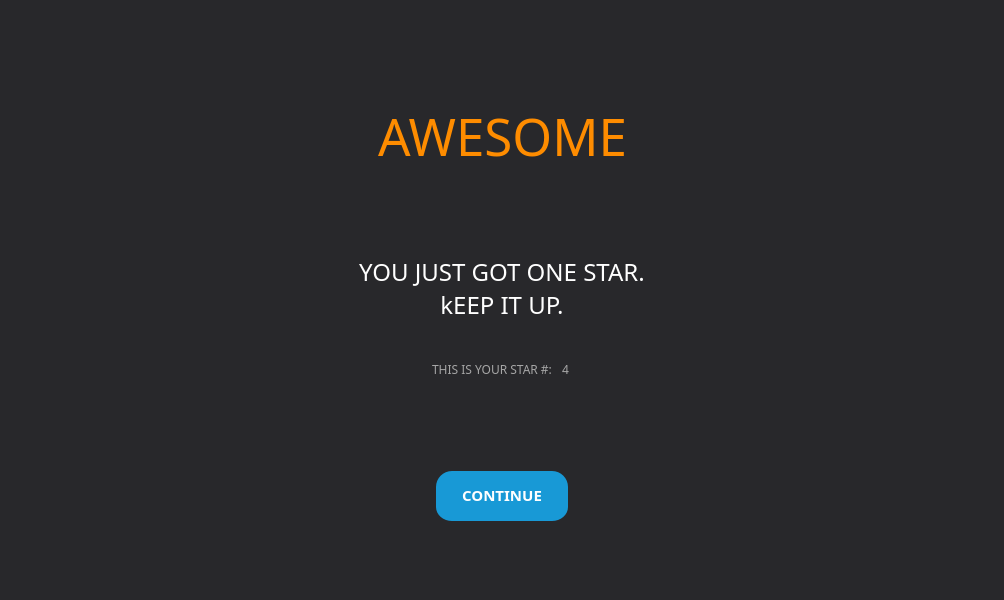
<?xml version="1.0" encoding="UTF-8"?>
<ui version="4.0">
 <class>MainWindow</class>
 <widget class="QMainWindow" name="MainWindow">
  <property name="geometry">
   <rect>
    <x>0</x>
    <y>0</y>
    <width>1004</width>
    <height>600</height>
   </rect>
  </property>
  <property name="windowTitle">
   <string>TRIVIA TIME</string>
  </property>
  <property name="windowIcon">
   <iconset resource="logos.qrc">
    <normaloff>:/imgs/Images/ideas.png</normaloff>:/imgs/Images/ideas.png</iconset>
  </property>
  <property name="styleSheet">
   <string notr="true">background-color: rgb(40, 40, 43);</string>
  </property>
  <widget class="QWidget" name="centralwidget">
   <layout class="QGridLayout" name="gridLayout">
    <item row="0" column="0">
     <spacer name="verticalSpacer">
      <property name="orientation">
       <enum>Qt::Vertical</enum>
      </property>
      <property name="sizeHint" stdset="0">
       <size>
        <width>20</width>
        <height>69</height>
       </size>
      </property>
     </spacer>
    </item>
    <item row="1" column="0">
     <layout class="QHBoxLayout" name="horizontalLayout_3">
      <item>
       <spacer name="horizontalSpacer_4">
        <property name="orientation">
         <enum>Qt::Horizontal</enum>
        </property>
        <property name="sizeHint" stdset="0">
         <size>
          <width>122</width>
          <height>20</height>
         </size>
        </property>
       </spacer>
      </item>
      <item>
       <widget class="QLabel" name="label_4">
        <property name="minimumSize">
         <size>
          <width>100</width>
          <height>100</height>
         </size>
        </property>
        <property name="maximumSize">
         <size>
          <width>16777215</width>
          <height>16777215</height>
         </size>
        </property>
        <property name="styleSheet">
         <string notr="true">image: url(:/imgs/Images/star.png);</string>
        </property>
        <property name="text">
         <string/>
        </property>
       </widget>
      </item>
      <item>
       <layout class="QHBoxLayout" name="horizontalLayout_2">
        <item>
         <widget class="QLabel" name="label_2">
          <property name="minimumSize">
           <size>
            <width>90</width>
            <height>116</height>
           </size>
          </property>
          <property name="maximumSize">
           <size>
            <width>790</width>
            <height>140</height>
           </size>
          </property>
          <property name="font">
           <font>
            <family>Organic Relief</family>
            <pointsize>38</pointsize>
           </font>
          </property>
          <property name="styleSheet">
           <string notr="true">color: rgb(254, 140, 0);</string>
          </property>
          <property name="text">
           <string>AWESOME</string>
          </property>
          <property name="alignment">
           <set>Qt::AlignCenter</set>
          </property>
         </widget>
        </item>
        <item>
         <widget class="QLabel" name="label_3">
          <property name="minimumSize">
           <size>
            <width>100</width>
            <height>100</height>
           </size>
          </property>
          <property name="maximumSize">
           <size>
            <width>16777215</width>
            <height>16777215</height>
           </size>
          </property>
          <property name="styleSheet">
           <string notr="true">image: url(:/imgs/Images/star.png);</string>
          </property>
          <property name="text">
           <string/>
          </property>
         </widget>
        </item>
       </layout>
      </item>
      <item>
       <spacer name="horizontalSpacer_5">
        <property name="orientation">
         <enum>Qt::Horizontal</enum>
        </property>
        <property name="sizeHint" stdset="0">
         <size>
          <width>122</width>
          <height>20</height>
         </size>
        </property>
       </spacer>
      </item>
     </layout>
    </item>
    <item row="2" column="0">
     <spacer name="verticalSpacer_4">
      <property name="orientation">
       <enum>Qt::Vertical</enum>
      </property>
      <property name="sizeHint" stdset="0">
       <size>
        <width>20</width>
        <height>40</height>
       </size>
      </property>
     </spacer>
    </item>
    <item row="3" column="0">
     <layout class="QVBoxLayout" name="verticalLayout">
      <item>
       <layout class="QHBoxLayout" name="horizontalLayout_4">
        <item>
         <spacer name="horizontalSpacer_7">
          <property name="orientation">
           <enum>Qt::Horizontal</enum>
          </property>
          <property name="sizeHint" stdset="0">
           <size>
            <width>122</width>
            <height>20</height>
           </size>
          </property>
         </spacer>
        </item>
        <item>
         <widget class="QLabel" name="label">
          <property name="font">
           <font>
            <family>LEMON MILK</family>
            <pointsize>18</pointsize>
           </font>
          </property>
          <property name="styleSheet">
           <string notr="true">color: rgb(255, 255, 255);</string>
          </property>
          <property name="text">
           <string>YOU JUST GOT ONE STAR.
kEEP IT UP.</string>
          </property>
          <property name="alignment">
           <set>Qt::AlignCenter</set>
          </property>
          <property name="wordWrap">
           <bool>true</bool>
          </property>
         </widget>
        </item>
        <item>
         <spacer name="horizontalSpacer_6">
          <property name="orientation">
           <enum>Qt::Horizontal</enum>
          </property>
          <property name="sizeHint" stdset="0">
           <size>
            <width>122</width>
            <height>20</height>
           </size>
          </property>
         </spacer>
        </item>
       </layout>
      </item>
      <item>
       <layout class="QHBoxLayout" name="horizontalLayout_6">
        <item>
         <spacer name="horizontalSpacer_10">
          <property name="orientation">
           <enum>Qt::Horizontal</enum>
          </property>
          <property name="sizeHint" stdset="0">
           <size>
            <width>160</width>
            <height>83</height>
           </size>
          </property>
         </spacer>
        </item>
        <item>
         <widget class="QLabel" name="label_5">
          <property name="maximumSize">
           <size>
            <width>16777215</width>
            <height>20</height>
           </size>
          </property>
          <property name="font">
           <font>
            <family>LEMON MILK</family>
           </font>
          </property>
          <property name="styleSheet">
           <string notr="true">color: rgb(166, 166, 166);</string>
          </property>
          <property name="text">
           <string>THIS IS YOUR STAR #:</string>
          </property>
          <property name="alignment">
           <set>Qt::AlignCenter</set>
          </property>
         </widget>
        </item>
        <item>
         <widget class="QLabel" name="label_6">
          <property name="minimumSize">
           <size>
            <width>15</width>
            <height>20</height>
           </size>
          </property>
          <property name="maximumSize">
           <size>
            <width>16777215</width>
            <height>20</height>
           </size>
          </property>
          <property name="font">
           <font>
            <family>LEMON MILK</family>
           </font>
          </property>
          <property name="styleSheet">
           <string notr="true">color: rgb(166, 166, 166);</string>
          </property>
          <property name="text">
           <string>4</string>
          </property>
          <property name="alignment">
           <set>Qt::AlignCenter</set>
          </property>
         </widget>
        </item>
        <item>
         <spacer name="horizontalSpacer_11">
          <property name="orientation">
           <enum>Qt::Horizontal</enum>
          </property>
          <property name="sizeHint" stdset="0">
           <size>
            <width>160</width>
            <height>83</height>
           </size>
          </property>
         </spacer>
        </item>
       </layout>
      </item>
     </layout>
    </item>
    <item row="4" column="0">
     <spacer name="verticalSpacer_3">
      <property name="orientation">
       <enum>Qt::Vertical</enum>
      </property>
      <property name="sizeHint" stdset="0">
       <size>
        <width>20</width>
        <height>40</height>
       </size>
      </property>
     </spacer>
    </item>
    <item row="5" column="0">
     <layout class="QHBoxLayout" name="horizontalLayout">
      <item>
       <spacer name="horizontalSpacer">
        <property name="orientation">
         <enum>Qt::Horizontal</enum>
        </property>
        <property name="sizeHint" stdset="0">
         <size>
          <width>40</width>
          <height>20</height>
         </size>
        </property>
       </spacer>
      </item>
      <item>
       <widget class="QPushButton" name="start_button_2">
        <property name="styleSheet">
         <string notr="true">QPushButton {
  background-color: #1899D6;
  border: solid transparent;
  border-radius: 16px;
  border-width: 0 0 4px;
  color: #FFFFFF;
  font-family: din-round,sans-serif;
  font-size: 15px;
  font-weight: 700;
  letter-spacing: .8px;
  line-height: 20px;
  margin: 0;
  outline: none;
  padding: 13px 16px;
  text-align: center;
  text-transform: uppercase;
  vertical-align: middle;
  white-space: nowrap;
  width: 100%;
}

QPushButton:hover{ 
  background-color: #16437E;
  color: #ffffff;
}


QPushButton:pressed {
    background-color: #fc4103;
    border-style: inset;
}

</string>
        </property>
        <property name="text">
         <string>CONTINUE</string>
        </property>
       </widget>
      </item>
      <item>
       <spacer name="horizontalSpacer_2">
        <property name="orientation">
         <enum>Qt::Horizontal</enum>
        </property>
        <property name="sizeHint" stdset="0">
         <size>
          <width>40</width>
          <height>20</height>
         </size>
        </property>
       </spacer>
      </item>
     </layout>
    </item>
    <item row="6" column="0">
     <spacer name="verticalSpacer_2">
      <property name="orientation">
       <enum>Qt::Vertical</enum>
      </property>
      <property name="sizeHint" stdset="0">
       <size>
        <width>20</width>
        <height>68</height>
       </size>
      </property>
     </spacer>
    </item>
   </layout>
  </widget>
 </widget>
 <resources>
  <include location="logos.qrc"/>
 </resources>
 <connections/>
</ui>
